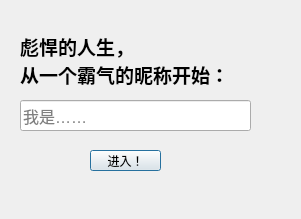
<?xml version="1.0" encoding="UTF-8"?>
<ui version="4.0">
 <class>Login</class>
 <widget class="QDialog" name="Login">
  <property name="geometry">
   <rect>
    <x>0</x>
    <y>0</y>
    <width>301</width>
    <height>219</height>
   </rect>
  </property>
  <property name="windowTitle">
   <string>设置昵称</string>
  </property>
  <property name="windowIcon">
   <iconset resource="imgs.qrc">
    <normaloff>:/imgs/imgs/QtChat.ico</normaloff>:/imgs/imgs/QtChat.ico</iconset>
  </property>
  <widget class="QPushButton" name="pushButton">
   <property name="geometry">
    <rect>
     <x>90</x>
     <y>150</y>
     <width>71</width>
     <height>21</height>
    </rect>
   </property>
   <property name="text">
    <string>进入！</string>
   </property>
  </widget>
  <widget class="QLabel" name="textLabel">
   <property name="geometry">
    <rect>
     <x>20</x>
     <y>30</y>
     <width>241</width>
     <height>61</height>
    </rect>
   </property>
   <property name="font">
    <font>
     <pointsize>14</pointsize>
     <weight>75</weight>
     <bold>true</bold>
    </font>
   </property>
   <property name="text">
    <string>彪悍的人生，
从一个霸气的昵称开始：</string>
   </property>
   <property name="textFormat">
    <enum>Qt::PlainText</enum>
   </property>
  </widget>
  <widget class="QLineEdit" name="nameEdit">
   <property name="geometry">
    <rect>
     <x>20</x>
     <y>100</y>
     <width>231</width>
     <height>31</height>
    </rect>
   </property>
   <property name="font">
    <font>
     <pointsize>12</pointsize>
    </font>
   </property>
   <property name="toolTip">
    <string/>
   </property>
   <property name="text">
    <string/>
   </property>
   <property name="placeholderText">
    <string>我是……</string>
   </property>
  </widget>
 </widget>
 <resources>
  <include location="imgs.qrc"/>
 </resources>
 <connections/>
</ui>
